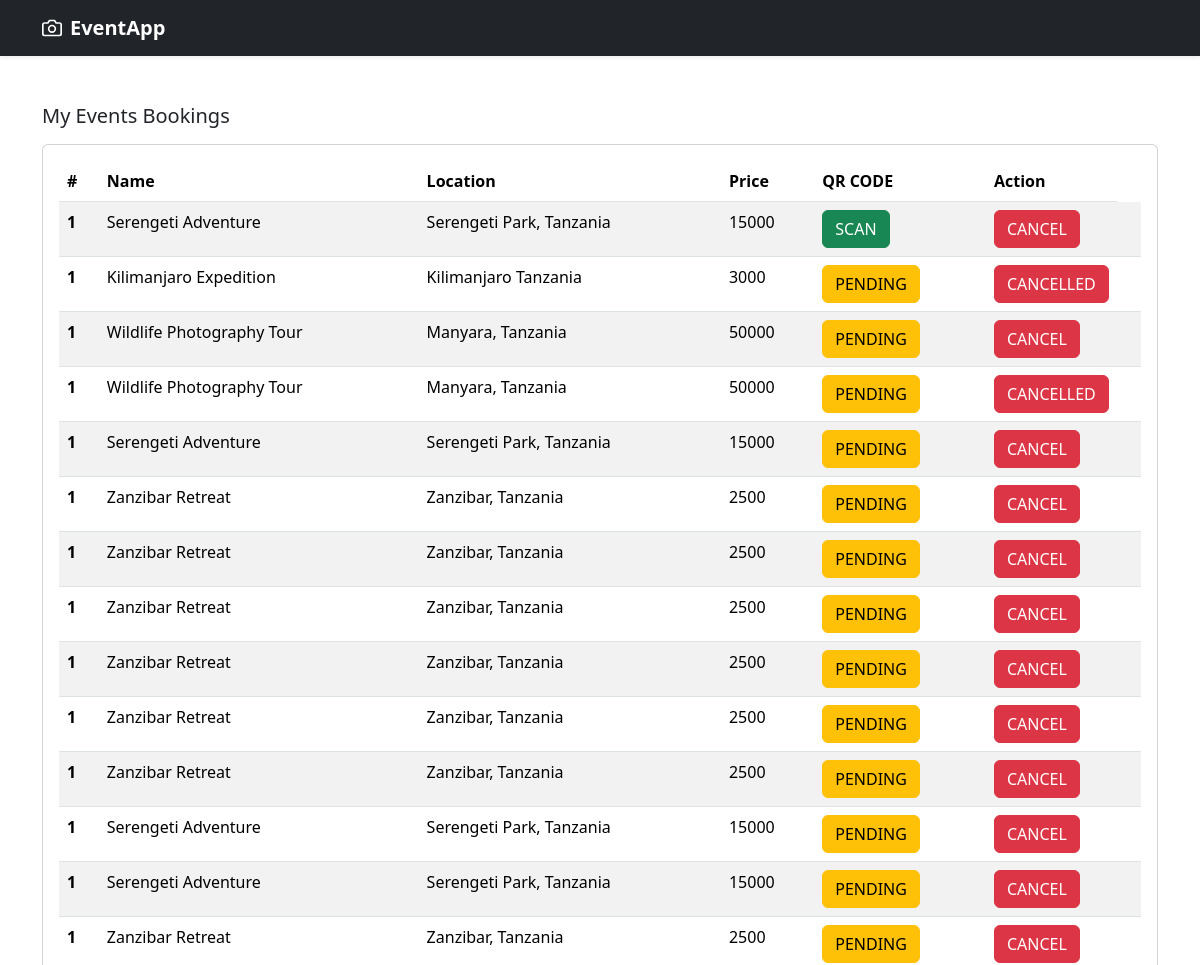
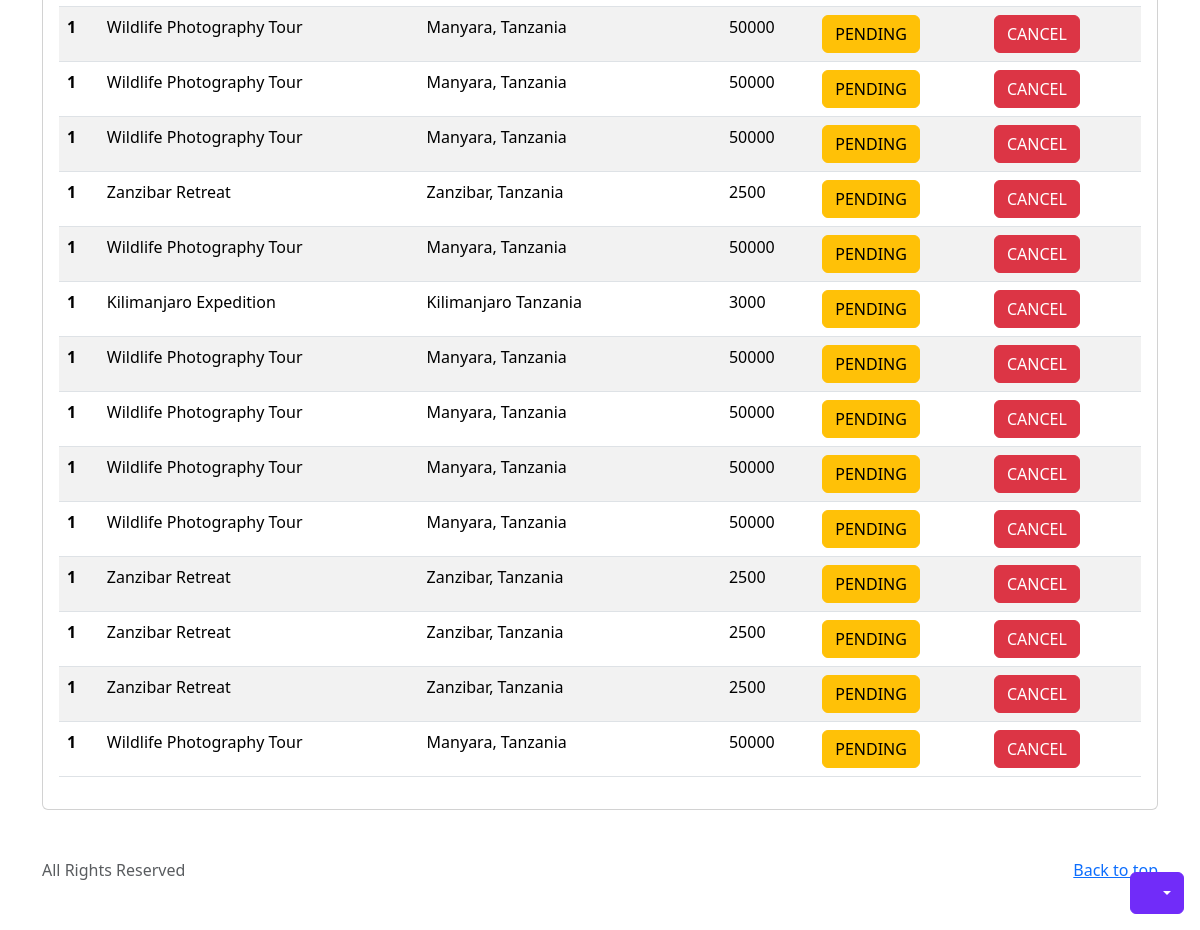
The page /bookings/ (signed in) on the database its author committed (2 pictures, top to bottom).
### event/models.py (models this page shows, shortened)
class EventBooking(models.Model):
    event = models.ForeignKey(Event, on_delete=models.CASCADE)
    user = models.ForeignKey(User, on_delete=models.CASCADE)
    booking_date = models.DateTimeField(auto_now_add=True)
    booking_duration = models.PositiveIntegerField()
    is_approved = models.BooleanField(default=False)
    qr_code = models.ImageField(upload_to='qr_codes/', null=True, blank=True)
    is_canceled = models.BooleanField(default=False)

class Event(models.Model):
    name = models.CharField(max_length=200, null=True, blank=True)
    location = models.CharField(max_length=200, null=True, blank=True)
    price = models.CharField(max_length=200, null=True, blank=True)
    time = models.DateTimeField(null=True, blank=True)
    end_time = models.DateTimeField(null=True, blank=True)
    maximum_people = models.IntegerField()
    hosts = models.CharField(max_length=200, null=True, blank=True)
    photo = models.ImageField(upload_to='event_photos/', blank=True, null=True)
    description = models.TextField(null=True, blank=True)
    created_date = models.DateTimeField(auto_now=True)
    contacts = models.CharField(max_length=250, null=True, blank=True)
    map_link = models.CharField(max_length=250, null=True, blank=True)
    facebook_link = models.CharField(max_length=250, null=True, blank=True)
    instagram_link = models.CharField(max_length=250, null=True, blank=True)

### event/views.py (the view)
# urls.py: path('bookings/', views.bookings, name="bookings"),
def bookings(request):
    if not request.user.is_authenticated:
        messages.info(request, "Please Login to proceed")
        return redirect(login_view)
    bookings = EventBooking.objects.filter(user=request.user)
    context = {
        'bookings': bookings
    }
    return render(request, 'bookings.html', context)

### templates/bookings.html (shortened to what this page needs)
{% extends 'base.html' %} {% load static %} {% block content %}
<body>
  <div class="dropdown position-fixed bottom-0 end-0 mb-3 me-3 bd-mode-toggle">
    <button
      class="btn btn-bd-primary py-2 dropdown-toggle d-flex align-items-center"
      id="bd-theme"
      type="button"
      aria-expanded="false"
      data-bs-toggle="dropdown"
      aria-label="Toggle theme (auto)"
    >
      <svg class="bi my-1 theme-icon-active" width="1em" height="1em">
        <use href="#circle-half"></use>
      </svg>
    </button>
  </div>
  <header data-bs-theme="dark">
    <div class="navbar navbar-dark bg-dark shadow-sm">
      <div class="container">
        <a
          href="{% url 'home' %}"
          class="navbar-brand d-flex align-items-center"
        >
          <strong>EventApp</strong>
        </a>
      </div>
    </div>
  </header>
  <main>
    <div class="container mt-5">
      <h5 class="pb-2">My Events Bookings</h5>
      <div class="card">
        <div class="card-body">
          <table class="table table-striped">
            <thead>
              <tr>
                <th>#</th>
                <th>Name</th>
                <th>Location</th>
                <th>Price</th>
                <th>QR CODE</th>
                <th class="col-1">Action</th>
              </tr>
            </thead>
            <tbody>
                {% for book in bookings %}
                <tr>
                    <th scope="row">1</th>
                    <td>{{ book.event.name }}</td>
                    <td>{{ book.event.location }}</td>
                    <td>{{ book.event.price }}</td>
                    {% if book.is_approved %}
                    <td><button class="btn btn-success"  type="button"  data-bs-toggle="modal" data-bs-target="#qrModal-{{ book.id }}" >SCAN</button></td>
                    {% else %}
                    <td><button class="btn btn-warning">PENDING</button></td>
                    {% endif %}
                    <td>
                      {% if book.is_canceled %}
                      <button class="btn btn-danger"  >CANCELLED</button>
                      {% else %}
                      <button class="btn btn-danger"  type="button"  data-bs-toggle="modal" data-bs-target="#cancelModal-{{ book.id }}" >CANCEL</button>
                      {% endif %}
                      <td>
                    </td>
                  </tr>
                {% endfor %}
            </tbody>
          </table>
        </div>
      </div>
    </div>
  </main>
  <footer class="text-body-secondary py-5">
    <div class="container">
      <p class="float-end mb-1">
        <a href="#">Back to top</a>
      </p>
      All Rights Reserved
    </div>
  </footer>
</body>
{% endblock content %}

### static/style.css (style rules this page uses)
.bi { vertical-align: -.125em; fill: currentColor; }
.btn-bd-primary { --bd-violet-bg: #712cf9; --bd-violet-rgb: 112.520718, 44.062154, 249.437846; --bs-btn-font-weight: 600; --bs-btn-color: var(--bs-white); --bs-btn-bg: var(--bd-violet-bg); --bs-btn-border-color: var(--bd-violet-bg); --bs-btn-hover-color: var(--bs-white); --bs-btn-hover-bg: #6528e0; --bs-btn-hover-border-color: #6528e0; --bs-btn-focus-shadow-rgb: var(--bd-violet-rgb); --bs-btn-active-color: var(--bs-btn-hover-color); --bs-btn-active-bg: #5a23c8; --bs-btn-active-border-color: #5a23c8; }
.bd-mode-toggle { z-index: 1500; }

### rows shown on the page
EventBooking: event.name "Serengeti Adventure", event.location "Serengeti Park, Tanzania", event.price "15000"
EventBooking: event.name "Kilimanjaro Expedition", event.location "Kilimanjaro Tanzania", event.price "3000", is_approved "PENDING", is_canceled "CANCELLED"
EventBooking: event.name "Wildlife Photography Tour", event.location "Manyara, Tanzania", event.price "50000", is_approved "PENDING"
EventBooking: event.name "Wildlife Photography Tour", event.location "Manyara, Tanzania", event.price "50000", is_approved "PENDING", is_canceled "CANCELLED"
EventBooking: event.name "Serengeti Adventure", event.location "Serengeti Park, Tanzania", event.price "15000", is_approved "PENDING"
EventBooking: event.name "Zanzibar Retreat", event.location "Zanzibar, Tanzania", event.price "2500", is_approved "PENDING"
EventBooking: event.name "Zanzibar Retreat", event.location "Zanzibar, Tanzania", event.price "2500", is_approved "PENDING"
EventBooking: event.name "Zanzibar Retreat", event.location "Zanzibar, Tanzania", event.price "2500", is_approved "PENDING"
EventBooking: event.name "Zanzibar Retreat", event.location "Zanzibar, Tanzania", event.price "2500", is_approved "PENDING"
EventBooking: event.name "Zanzibar Retreat", event.location "Zanzibar, Tanzania", event.price "2500", is_approved "PENDING"
EventBooking: event.name "Zanzibar Retreat", event.location "Zanzibar, Tanzania", event.price "2500", is_approved "PENDING"
EventBooking: event.name "Serengeti Adventure", event.location "Serengeti Park, Tanzania", event.price "15000", is_approved "PENDING"
EventBooking: event.name "Serengeti Adventure", event.location "Serengeti Park, Tanzania", event.price "15000", is_approved "PENDING"
EventBooking: event.name "Zanzibar Retreat", event.location "Zanzibar, Tanzania", event.price "2500", is_approved "PENDING"
EventBooking: event.name "Wildlife Photography Tour", event.location "Manyara, Tanzania", event.price "50000", is_approved "PENDING"
EventBooking: event.name "Wildlife Photography Tour", event.location "Manyara, Tanzania", event.price "50000", is_approved "PENDING"
EventBooking: event.name "Wildlife Photography Tour", event.location "Manyara, Tanzania", event.price "50000", is_approved "PENDING"
EventBooking: event.name "Zanzibar Retreat", event.location "Zanzibar, Tanzania", event.price "2500", is_approved "PENDING"
EventBooking: event.name "Wildlife Photography Tour", event.location "Manyara, Tanzania", event.price "50000", is_approved "PENDING"
EventBooking: event.name "Kilimanjaro Expedition", event.location "Kilimanjaro Tanzania", event.price "3000", is_approved "PENDING"
EventBooking: event.name "Wildlife Photography Tour", event.location "Manyara, Tanzania", event.price "50000", is_approved "PENDING"
EventBooking: event.name "Wildlife Photography Tour", event.location "Manyara, Tanzania", event.price "50000", is_approved "PENDING"
EventBooking: event.name "Wildlife Photography Tour", event.location "Manyara, Tanzania", event.price "50000", is_approved "PENDING"
EventBooking: event.name "Wildlife Photography Tour", event.location "Manyara, Tanzania", event.price "50000", is_approved "PENDING"
EventBooking: event.name "Zanzibar Retreat", event.location "Zanzibar, Tanzania", event.price "2500", is_approved "PENDING"
EventBooking: event.name "Zanzibar Retreat", event.location "Zanzibar, Tanzania", event.price "2500", is_approved "PENDING"
EventBooking: event.name "Zanzibar Retreat", event.location "Zanzibar, Tanzania", event.price "2500", is_approved "PENDING"
EventBooking: event.name "Wildlife Photography Tour", event.location "Manyara, Tanzania", event.price "50000", is_approved "PENDING"
